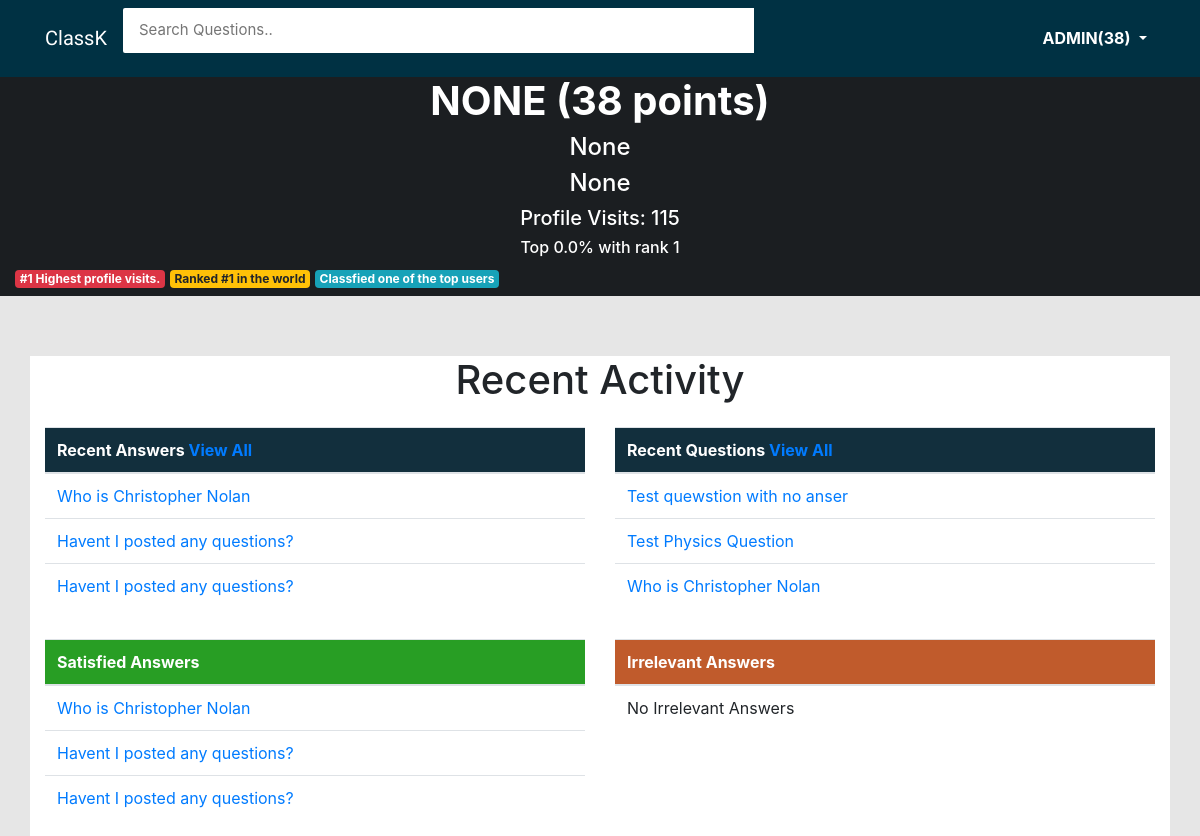
The page /accounts/profile/admin (signed in) on the database its author committed.
### account/models.py (models this page shows, shortened)
class Profile(models.Model):
    GENDER_CHOICES = (
        ('Male', 'Male'),
        ('Female', 'Female'),
        ('Other', 'Other'),
    )
    user = models.OneToOneField(User, on_delete=models.CASCADE)
    full_name = models.CharField(max_length=250, default=None, null=True)
    email = models.EmailField(max_length=100, default=None, null=True)
    gender = models.CharField(choices=GENDER_CHOICES, max_length=8, default=None, null=True)
    bio = models.TextField(max_length=500, default=None, null=True)
    location = models.CharField(max_length=30, default=None, null=True)
    birth_date = models.DateField(null=True, default=None)
    points = models.IntegerField(default=0)
    viewes = models.IntegerField(default=0)

### main/models.py (models this page shows, shortened)
class Answer(models.Model):
    question = models.ForeignKey(Question, on_delete=models.CASCADE)
    user = models.ForeignKey(User, default=None)
    answer = models.TextField(max_length=3000, null=True)
    posted_on = models.DateField(default=datetime.datetime.now().date())
    satisfied = models.BooleanField(default=False)
    irrelevant = models.BooleanField(default=False)

class Question(models.Model):
    user = models.ForeignKey(User, on_delete=models.CASCADE)
    title = models.CharField(max_length=150, default='Short title of your problem')
    description = models.TextField(max_length=3000)
    slug = models.SlugField(max_length=140, unique=True)
    date = models.DateTimeField(null=True, default=timezone.now())
    category = models.ForeignKey(Category, null=True, default=None)
    satisfied = models.BooleanField(default=False)
    viewed = models.IntegerField(default=0)
    def __str__(self):
        return self.title

### account/views.py (the view)
# urls.py: url(r'^profile/(?P<user>[.\-\w]+)$', views.profile, name='profile'),
def profile(request, user):
    if request.user.is_authenticated():
        global visits
        global points
        points = []
        visits = []
        profile = User.objects.get(username=user)
        details = Profile.objects.get(user_id=profile.id)
        all_questions = Question.objects.filter(user_id=profile.id)
        asked = Question.objects.filter(user_id=profile.id).count()
        all_answers_by_the_user = Answer.objects.filter(user_id=profile.id)
        answered = Answer.objects.filter(user_id=profile.id).count()
        recent = Question.objects.filter(user_id=profile.id).order_by('-date')[0:3]
        view_count = details.viewes + 1
        details.viewes = view_count
        details.save()
        new_data = details.viewes
        recent_answers = Answer.objects.filter(user_id=profile.id).order_by('-posted_on')[0:3]
        all_profile = Profile.objects.all()
        for p in all_profile:
            point = p.points
            points.append(point)
        ranks_in_order = sorted(points)
        highest_to_lowest =  (sorted(ranks_in_order, key=int, reverse=True))
        index_of_users_points = highest_to_lowest.index(details.points)
        length_of_list = len(points)
        rank = (index_of_users_points/length_of_list)*100
        rank_title = "Top " + str(rank)[:4] + "% with rank " + str(index_of_users_points + 1)
        ranked = index_of_users_points + 1
        all_profile_views = Profile.objects.all()
        for a in all_profile_views:
            v = a.viewes
            visits.append(v)
        visit_sorted = sorted(visits)
        descend = sorted(visit_sorted, key=int, reverse=True)
        index_of_users_visits = descend.index(details.viewes) + 1
        all_answers = Answer.objects.filter(user_id=profile.id)
        sat_ans = all_answers.filter(satisfied=True)
        irrelevant_ans = all_answers.filter(satisfied=False)
        points = Profile.objects.get(user=request.user)
        score = points.points
        context = {
            'profile': profile,
            'details': details,
            'asked': asked,
            'answered': answered,
            'recent':recent,
            'recent_answers': recent_answers,
            'new_data': new_data,
            'all_questions':all_questions,
            'rank_title':rank_title,
            'index_of_users_points': index_of_users_points,
            'ranked':ranked,
            'index_of_users_visits': index_of_users_visits,
            'sat_ans':sat_ans,
            'irrelevant_ans':irrelevant_ans,
            'points':points,
            'score':score,
        }
        return render(request, 'account/profile.html', context)
    else:
        return redirect("accounts:login")

### account/templates/account/profile.html (shortened to what this page needs)
<html lang="en">
<head>
    <link href="https://maxcdn.bootstrapcdn.com/bootstrap/4.0.0/css/bootstrap.min.css" rel="stylesheet"> {% load staticfiles %}
    <link rel="stylesheet" href="{% static 'css/main.css' %}">
</head>
<body>
    <header>
        <nav class="navbar navbar-expand-lg navbar-light" style="background-color:#003143;">
            <div class="container">
                <a class="navbar-brand text-white" href="{% url 'main:home' %}" id="brand">ClassK</span></a>
                <div class="collapse navbar-collapse" id="navbarNav">
                    <div class="bam-navbar-search smallsearch col-sm-8 col-xs-11">
                        <form action="{% url 'main:home' %}" method="get" class="row">
                            <input class="bam-navbar-input col-md-11" type="" placeholder="Search Questions.." name="q" , value="">
                        </form>
                    </div>
                    <ul class="nav navbar-nav ml-auto w-100 justify-content-end" id="item">
                        {% if user.is_authenticated %}
                        <li class="nav-item dropdown">
                            <a class="nav-link dropdown-toggle" href="#" id="navbarDropdownMenuLink" data-toggle="dropdown" aria-haspopup="true" aria-expanded="false" style="color:white;">
                                <strong> {{ user.username|upper }}({{ score }})</strong>
                            </a>
                        </li>
                        {% endif %}
                    </ul>
                </div>
            </div>
        </nav>
    </header>
    <div class="container-fluid">
        <div class="row">
            <div class="col-md-12" style="background:#1b1e21;">
                <h1 class="text-white text-center"><strong> {{ details.full_name |upper }} ({{ details.points }} points)</strong></h1>
                <h4 class="text-white text-center">{{ details.location }}</h4>
                <h4 class="text-white text-center">{{details.bio}}</h4>
                <h5 class="text-center text-white">Profile Visits: {{ new_data }}</h5>
                <h6 class="text-center text-white">{{ rank_title }}</h6>
                {% if index_of_users_visits == 1 %}
                    <h6 class="badge badge-danger">#1 Highest profile visits.</h6>
                {% endif %}
                {% if ranked == 1 %}
                    <h6 class="badge badge-warning">Ranked #1 in the world</h6>
                {% endif %}
                {% if index_of_users_points < 100 %}
                    <h6 class="text-center badge badge-info">Classfied one of the top users</h6>
                {% endif %}
            </div>
                <div class="container" style="background:white; margin-top:5%;">
                    <h1 class="text-center">Recent Activity</h1>
                    <div class="row">
                        <div class="col-md-6" style="background-color:white;">
                            <table class="table table-hover" style="margin-top:15px;">
                                <thead style="background:#122F3D; color:white;">
                                    <tr>
                                        <th>Recent Answers <a href="{% url 'accounts:all2' details.user.username %}">View All</a></th>
                                    </tr>
                                </thead>
                                <tbody>
                                    {% if recent_answers %} {% for r in recent_answers%}
                                    <tr>
                                        <td><a href="{% url 'main:details' slug=r.question.slug %}" style="text-decoration:none;">{{r.question}}</a></td>
                                    </tr>
                                    {% endfor %} {% else %}
                                    <tr>
                                        <td>No answers posted</td>
                                    </tr>
                                    {% endif %}
                                </tbody>
                            </table>
                        </div>
                        <div class="col-md-6" style="background-color:white;">
                            <table class="table table-hover" style="margin-top:15px;">
                                <thead style="background:#122F3D; color:white;">
                                    <tr>
                                        <th>Recent Questions <a href="{% url 'accounts:all' details.user.username %}">View All</a></th>
                                    </tr>
                                </thead>
                                <tbody>
                                    {% if recent %} {% for r in recent %}
                                    <tr>
                                        <td><a href="{% url 'main:details' r.slug %}" style="text-decoration:none;">{{r.title}}</a></td>
                                    </tr>
                                    {% endfor %} {% else %}
                                    <tr>
                                        <td>No questions asked</td>
                                    </tr>
                                    {% endif %}
                                </tbody>
                            </table>
                        </div>
                        <div class="col-md-6" style="background-color:white;">
                                <table class="table table-hover" style="margin-top:15px;">
                                    <thead style="background:rgb(40, 158, 36); color:white;">
                                        <tr>
                                            <th>Satisfied Answers</th>
                                        </tr>
                                    </thead>
                                    <tbody>
                                        {% if sat_ans %}
                                        {% for q in sat_ans %}
                                        <tr>
                                            <td><a href="{% url 'main:details' slug=q.question.slug %}" style="text-decoration:none;">{{q.question}}</a></td>
                                        </tr>
                                        {% endfor %}
                                        {% else %}
                                        <tr>
                                            <td>No satisfied answers</td>
                                        </tr>
                                        {% endif %}
                                    </tbody>
                                </table>
                            </div>
                            <div class="col-md-6" style="background-color:white;">
                                    <table class="table table-hover" style="margin-top:15px;">
                                        <thead style="background:rgb(192, 91, 44); color:white;">
                                            <tr>
                                                <th>Irrelevant Answers</th>
                                            </tr>
                                        </thead>
                                        <tbody>
                                            {% if irrelevant_ans %}
                                            {% for q in irrelevant_ans %}
                                            <tr>
                                                <td><a href="{% url 'main:details' slug=q.question.slug %}" style="text-decoration:none;">{{q.question}}</a></td>
                                            </tr>
                                            {% endfor %}
                                            {% else %}
                                            <tr>
                                                <td>No Irrelevant Answers</td>
                                            </tr>
                                            {% endif %}
                                        </tbody>
                                    </table>
                                </div>
                    </div>
                </div>
            </div>
    </div>
</body>
</html>

### staticfiles/css/main.css (style rules this page uses)
body { background: #e6e6e6; }
.bam-navbar-input { padding: 11px 16px; border-radius: 2px 0 0 2px; border: 0 none; outline: 0 none; font-size: 15px; }
#brand { font-family: 'Francois One', sans-serif; }

### rows shown on the page
Profile: full_name "NONE", points "38", location "None", bio "None"
Answer: question "Who is Christopher Nolan"
Answer: question "Havent I posted any questions?"
Answer: question "Havent I posted any questions?"
Question: title "Test quewstion with no anser"
Question: title "Test Physics Question"
Question: title "Who is Christopher Nolan"

### other values the page prints
{{ user.username|upper }} "ADMIN"
{{ score }} "38"
{{ new_data }} "115"
{{ rank_title }} "Top 0.0% with rank 1"
